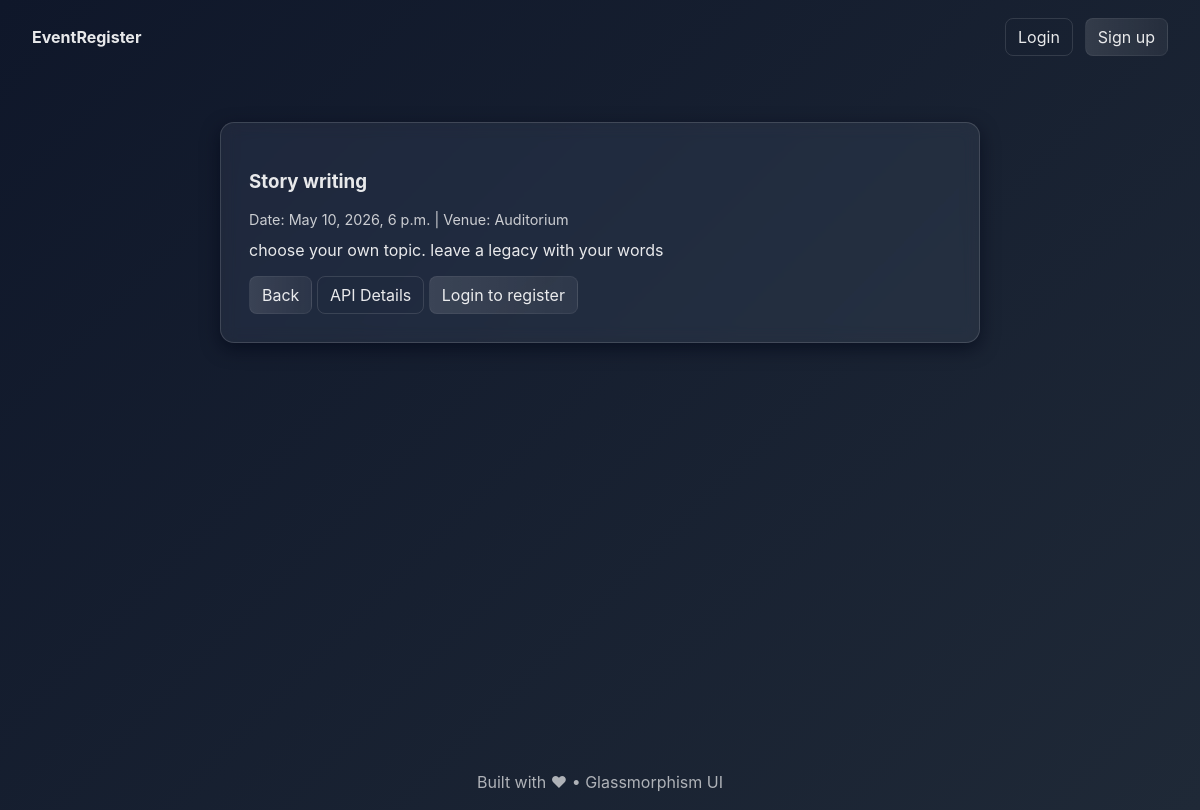
The page /events/3/ on the database its author committed.
### ERSysApp/models.py (models this page shows, shortened)
class Event(models.Model):
    title = models.CharField(max_length=200)
    description = models.TextField()
    location = models.CharField(max_length=200)
    date = models.DateTimeField()
    capacity = models.IntegerField()
    created_at = models.DateTimeField(auto_now_add=True)

### ERSysApp/views.py (the view)
# urls.py: path('events/<int:pk>/', event_detail, name='event_detail'),
def event_detail(request, pk):
    event = get_object_or_404(Event, pk=pk)
    return render(request, 'event_detail.html', {'event': event})

### templates/event_detail.html
{% extends 'base.html' %}
{% block content %}
  <section class="container single">
    <article class="glass-card large">
      <h1>{{ event.title }}</h1>
      <p class="meta">Date: {{ event.date }} | Venue: {{ event.location }}</p>
      <div class="description">{{ event.description }}</div>
      <div class="actions">
        <a class="btn" href="/">Back</a>
        <a class="btn ghost" href="/api/events/{{ event.pk }}/">API Details</a>
        {% if request.user.is_authenticated %}
          <a class="btn" href="{% url 'register_event' event.pk %}">Register</a>
        {% else %}
          <a class="btn" href="{% url 'login' %}?next={% url 'event_detail' event.pk %}">Login to register</a>
        {% endif %}
      </div>
    </article>
  </section>
{% endblock %}

### static/css/glass.css (style rules this page uses)
:root { --bg1: #0f172a; --bg2: #1f2937; --glass-bg: rgba(255,255,255,0.06); --glass-border: rgba(255,255,255,0.14); --accent: rgba(255,255,255,0.9); }
* { box-sizing:border-box }
html,body { height:100% }
body { margin:0; font-family:Inter,ui-sans-serif,system-ui,Segoe UI,Arial; background: linear-gradient(135deg,var(--bg1) 0%,var(--bg2) 100%); color:var(--accent); -webkit-font-smoothing:antialiased; }
.container { padding:8px }
.glass-card { background:var(--glass-bg); border:1px solid var(--glass-border); border-radius:14px; padding:18px; backdrop-filter:blur(8px) saturate(120%); box-shadow:0 6px 18px rgba(2,6,23,0.6); }
.glass-card.large { padding:28px }
.meta { font-size:0.9rem; opacity:0.85; margin-bottom:12px }
.btn { display:inline-block; padding:8px 12px; border-radius:8px; text-decoration:none; background:linear-gradient(90deg,rgba(255,255,255,0.12),rgba(255,255,255,0.06)); color:var(--accent); border:1px solid rgba(255,255,255,0.06) }
.btn.ghost { background:transparent; border:1px solid rgba(255,255,255,0.12) }
.actions { margin-top:16px }
.single .glass-card { max-width:760px;margin:0 auto }

### rows shown on the page
Event: title "Story writing", date "May 10, 2026, 6 p.m.", location "Auditorium", description "choose your own topic. leave a legacy with your words"
